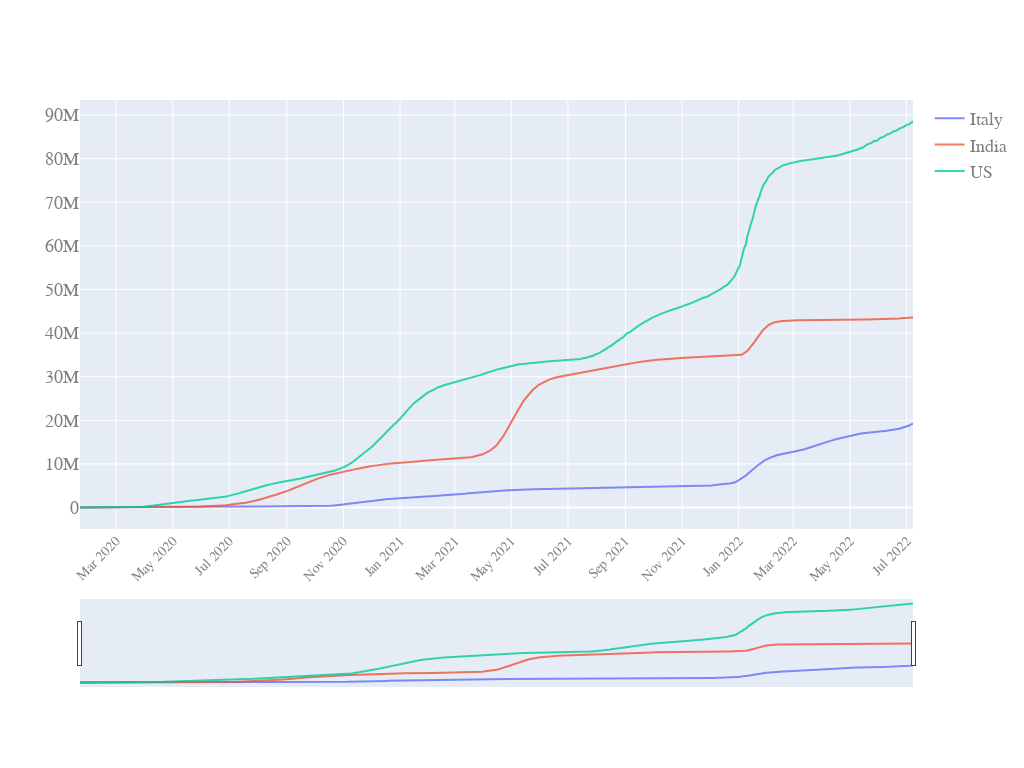

The notebook cell this image was saved under:
### Code cell
quick_plot(df_analyse.date,
           df_analyse.iloc[:,1:],
           y_scale='linear',
           slider=True)

### Figure 1 — Plotly figure (JSON) as saved in the notebook; plotly's stock layout.template omitted (floating-point values rounded to 4 significant figures; data arrays with more than 128 entries replaced by an {"elided": "..."} marker saying what was removed)
{"data": [{"name": "Italy", "opacity": 0.8, "type": "scatter", "x": {"elided": "899 str values"}, "y": {"elided": "899 int values"}}, {"name": "India", "opacity": 0.8, "type": "scatter", "x": {"elided": "899 str values"}, "y": {"elided": "899 int values"}}, {"name": "US", "opacity": 0.8, "type": "scatter", "x": {"elided": "899 str values"}, "y": {"elided": "899 int values"}}], "layout": {"autosize": true, "font": {"color": "#7f7f7f", "family": "PT Sans, monospace", "size": 18}, "height": 768, "width": 1024, "xaxis": {"nticks": 20, "rangeslider": {"visible": true}, "tickangle": -45, "tickfont": {"color": "#7f7f7f", "size": 14}}, "yaxis": {"type": "linear"}}}
